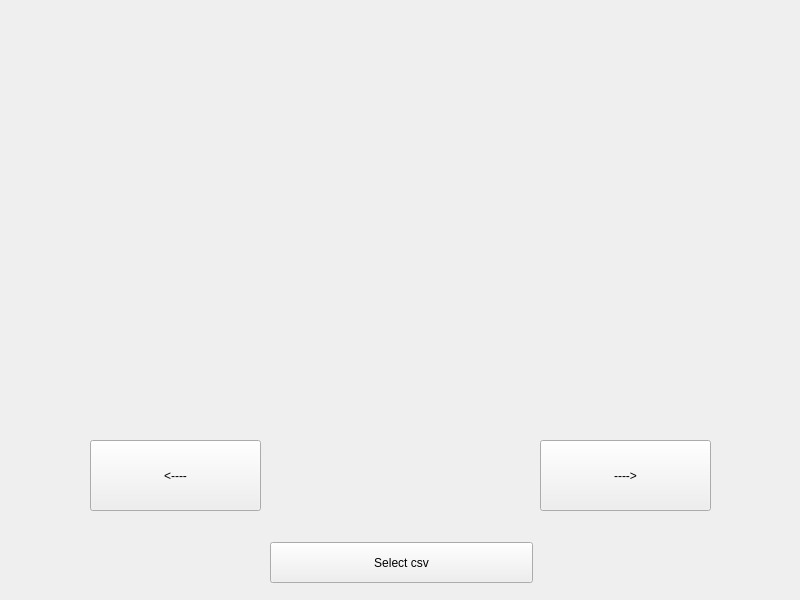
<?xml version="1.0" encoding="UTF-8"?>
<ui version="4.0">
 <class>MainWindow</class>
 <widget class="QMainWindow" name="MainWindow">
  <property name="geometry">
   <rect>
    <x>0</x>
    <y>0</y>
    <width>800</width>
    <height>600</height>
   </rect>
  </property>
  <property name="minimumSize">
   <size>
    <width>800</width>
    <height>600</height>
   </size>
  </property>
  <property name="windowTitle">
   <string>MainWindow</string>
  </property>
  <widget class="QWidget" name="centralwidget">
   <property name="minimumSize">
    <size>
     <width>800</width>
     <height>600</height>
    </size>
   </property>
   <widget class="QStackedWidget" name="stackedWidget">
    <property name="geometry">
     <rect>
      <x>0</x>
      <y>0</y>
      <width>800</width>
      <height>600</height>
     </rect>
    </property>
    <property name="minimumSize">
     <size>
      <width>800</width>
      <height>600</height>
     </size>
    </property>
    <property name="currentIndex">
     <number>1</number>
    </property>
    <widget class="QWidget" name="csv_page">
     <widget class="QPushButton" name="btn_csv">
      <property name="enabled">
       <bool>true</bool>
      </property>
      <property name="geometry">
       <rect>
        <x>330</x>
        <y>240</y>
        <width>161</width>
        <height>91</height>
       </rect>
      </property>
      <property name="text">
       <string>Select csv file</string>
      </property>
     </widget>
    </widget>
    <widget class="QWidget" name="image_page">
     <widget class="QLabel" name="label">
      <property name="geometry">
       <rect>
        <x>60</x>
        <y>20</y>
        <width>701</width>
        <height>371</height>
       </rect>
      </property>
      <property name="text">
       <string/>
      </property>
     </widget>
     <widget class="QPushButton" name="btn_csv_2">
      <property name="geometry">
       <rect>
        <x>270</x>
        <y>542</y>
        <width>263</width>
        <height>41</height>
       </rect>
      </property>
      <property name="text">
       <string>Select csv</string>
      </property>
     </widget>
     <widget class="QPushButton" name="btn_left">
      <property name="geometry">
       <rect>
        <x>90</x>
        <y>440</y>
        <width>171</width>
        <height>71</height>
       </rect>
      </property>
      <property name="text">
       <string>&lt;----</string>
      </property>
     </widget>
     <widget class="QPushButton" name="btn_right">
      <property name="geometry">
       <rect>
        <x>540</x>
        <y>440</y>
        <width>171</width>
        <height>71</height>
       </rect>
      </property>
      <property name="text">
       <string>----&gt;</string>
      </property>
     </widget>
    </widget>
   </widget>
  </widget>
 </widget>
 <resources/>
 <connections/>
</ui>
